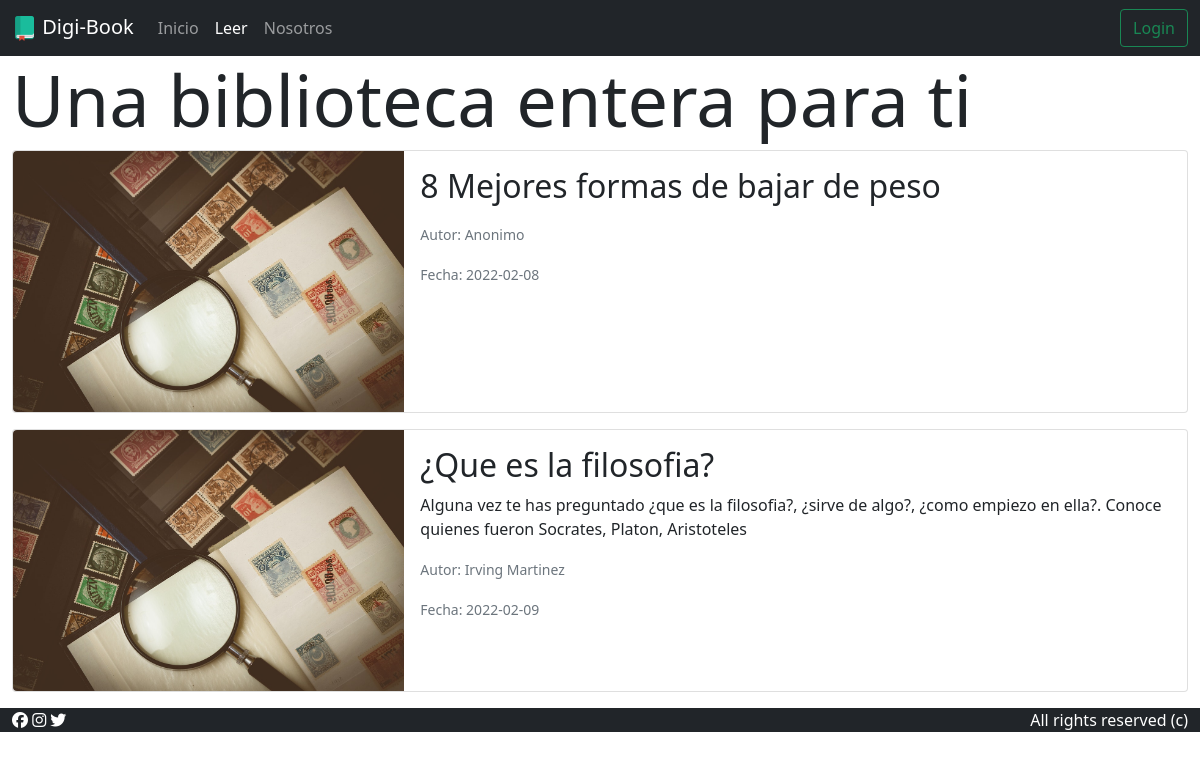
The page /leer.php on the database as committed earlier.
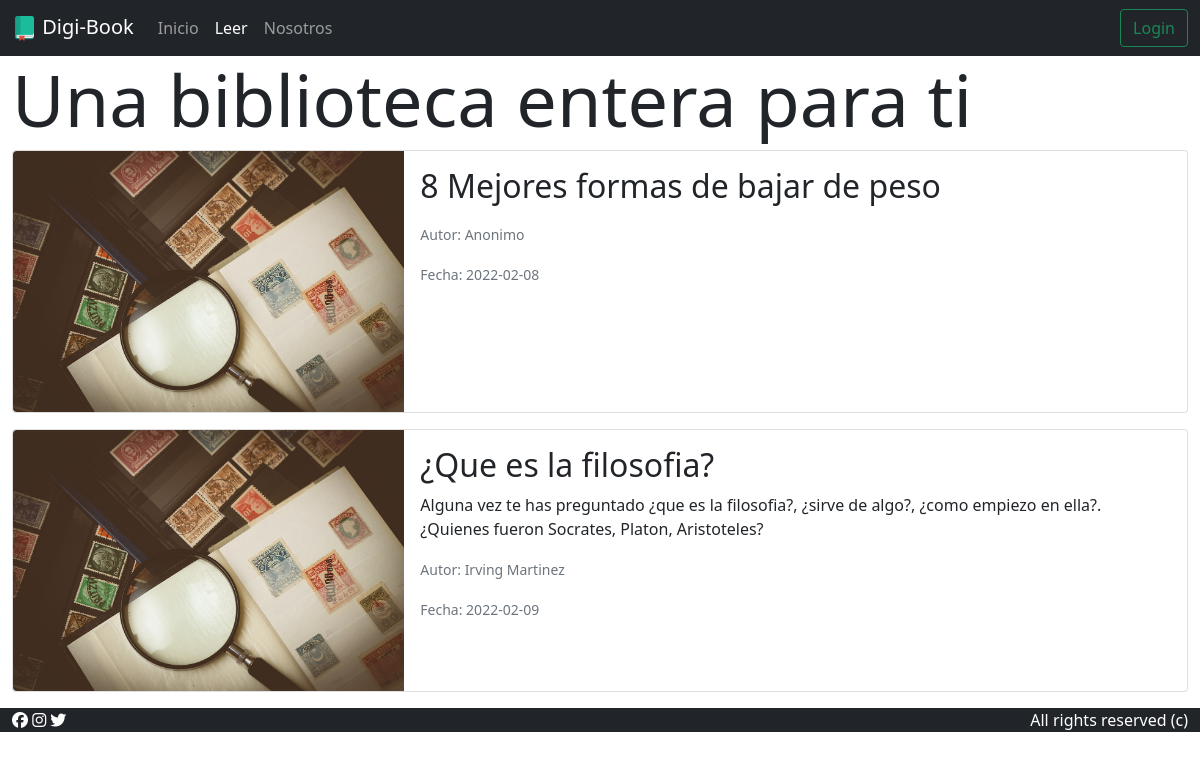
The same page on the database as committed later.
### tables this page shows
CREATE TABLE `articulo` (
  `id` int(3) NOT NULL AUTO_INCREMENT,
  `title` varchar(40) NOT NULL,
  `article_date` date NOT NULL,
  `author` varchar(40) DEFAULT 'Anonimo',
  `url` varchar(500) NOT NULL,
  `url_cover_img` varchar(500) DEFAULT 'assets/img/img-1.jpg',
  `description` text,
  PRIMARY KEY (`id`)
);

### public/leer.php (the view)
<?php
  $page = "| Leer";
  include("components/header.php");
?>
<div class="container-fluid">
    <h1 class="display-2">Una biblioteca entera para ti</h1>
    <div>
      <?php
        include("../app/db.php");
        $query = $conn->prepare("SELECT * FROM ARTICULO");
        $query->execute();
        $responce = $query->fetchAll(PDO::FETCH_OBJ);
      if($query-> rowCount() > 0){
        foreach($responce as $article){
          ?>
      <a class="card-link-c" href="text.php?id=<?=$article->id?>">
        <div class="card mb-3" style="max-width: 100%;">
          <div class="row g-0">
            <div class="col-md-4">
              <img src="<?=$article->url_cover_img?>" class="img-fluid rounded-start img-card-c" alt="...">
            </div>
            <div class="col-md-8">
              <div class="card-body">
                <h2 class="card-title"><?=$article->title?></h2>
                <p class="card-text"><?=$article->description?></p>
                <p class="card-text"><small class="text-muted">Autor: <?=$article->author?></small></p>
                <p class="card-text"><small class="text-muted">Fecha: <?=$article->article_date?></small></p>
              </div>
            </div>
          </div>
        </div>
      </a>
        <?php }
      }
      ?>
    </div>
</div>
<?php include("components/footer.php");?>

### public/components/header.php (shortened to what this page needs)
<!DOCTYPE html>
<html>
	<head>
		<link href="https://cdn.jsdelivr.net/npm/bootstrap@5.1.3/dist/css/bootstrap.min.css" rel="stylesheet">
		<link rel="stylesheet" href="styles/styles.css">
	</head>
	<body>
		<header>
			<nav class="navbar navbar-dark bg-dark navbar-expand-md">
				<div class="container-fluid">
					<span class="navbar-brand display-1" translate="false">
						<img src="assets/icon/icono.png" alt="" class="brand-c">
						Digi-Book
					</span>
					<div class="collapse navbar-collapse d-md-flex justify-content-between" id="navbar-btn">
						<ul class="navbar-nav">
							<li class="nav-item"><a href="../public/" class="nav-link <?php if($page == "") echo "active"?>">Inicio</a></li>
							<li class="nav-item"><a href="leer.php" class="nav-link <?php if($page == "| Leer" || isset($text)) echo "active"?>">Leer</a></li>
							<li class="nav-item"><a href="nosotros.php" class="nav-link <?php if($page == "| Nosotros") echo "active"?>">Nosotros</a></li>
						</ul>
						<?php if(isset($_SESSION["username"])){ ?>
							<a href="user.php">
								<span class="porfile-name-c"><?=$_SESSION["username"]?></span>
								<img class="porfile-c" src="<?=$_SESSION["image"]?>" alt="">
							</a>
						<?php } else {?>
						<a href="login.php" class="btn btn-outline-success" role="button">Login</a>
						<?php }?>
					</div>
				</div>
			</nav>
		</header>

### public/components/footer.php
<footer class="bg-dark footer container-fluid">
			  <div class="row">
				<div class="col">
					<a class="footer-link-c" href="#"><span class="fab fa-facebook"></span></a>
					<a class="footer-link-c" href="#"><span class="fab fa-instagram"></span></a>
					<a class="footer-link-c" href="#"><span class="fab fa-twitter"></span></a>
				</div>
				<div class="col text-end">
					<span class="footer-link-c">All rights reserved (c)</span>
				</div>
			  </div>
		  </footer>
	</body>
</html>

### public/styles/styles.css (style rules this page uses)
:root { --padding-image-coments: 50px; }
.brand-c { width: 25px; }
.footer { width: 100%; }
.footer-link-c { color: #fff; }
.card-link-c { text-decoration: none; color: #212529; }

Rows that differ between the two databases and show on the page:
changed articulo "¿Que es la filosofia?": description "Alguna vez te has preguntado ¿que es la filosofia?, ¿sirve de algo?, ¿como empiezo en ella?. Conoce quienes fueron Socrates, Platon, Aristoteles" → "Alguna vez te has preguntado ¿que es la filosofia?, ¿sirve de algo?, ¿como empiezo en ella?. ¿Quienes fueron Socrates, Platon, Aristoteles?"
